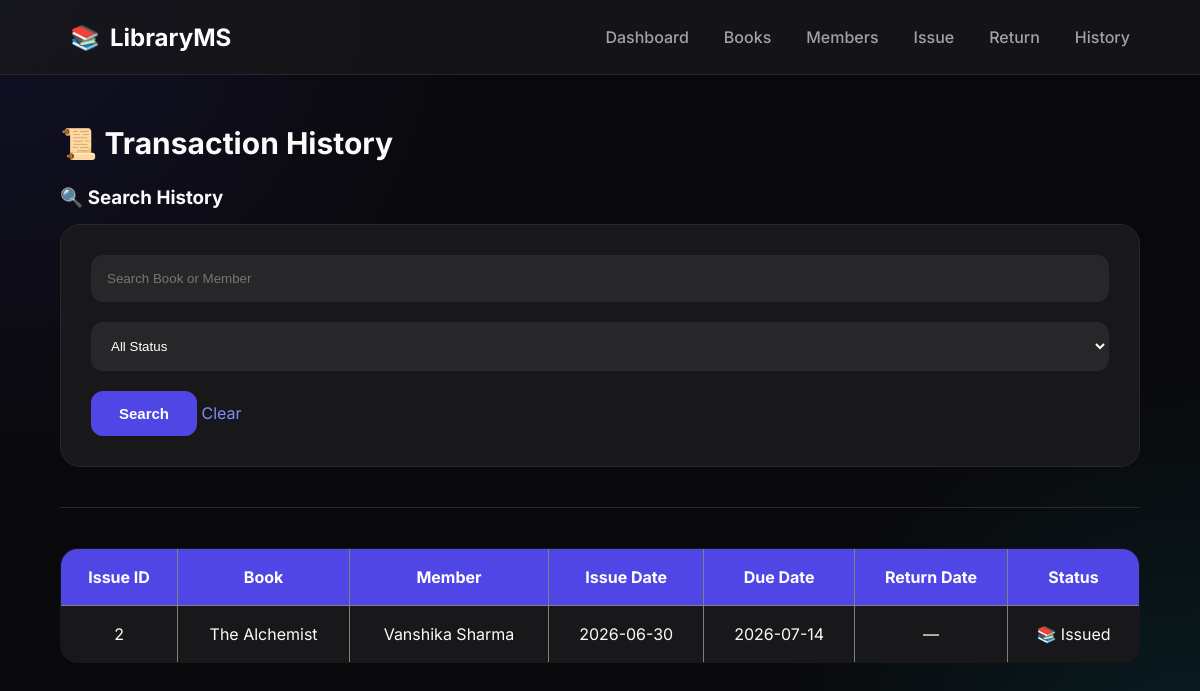
Before: /history with the older database file.
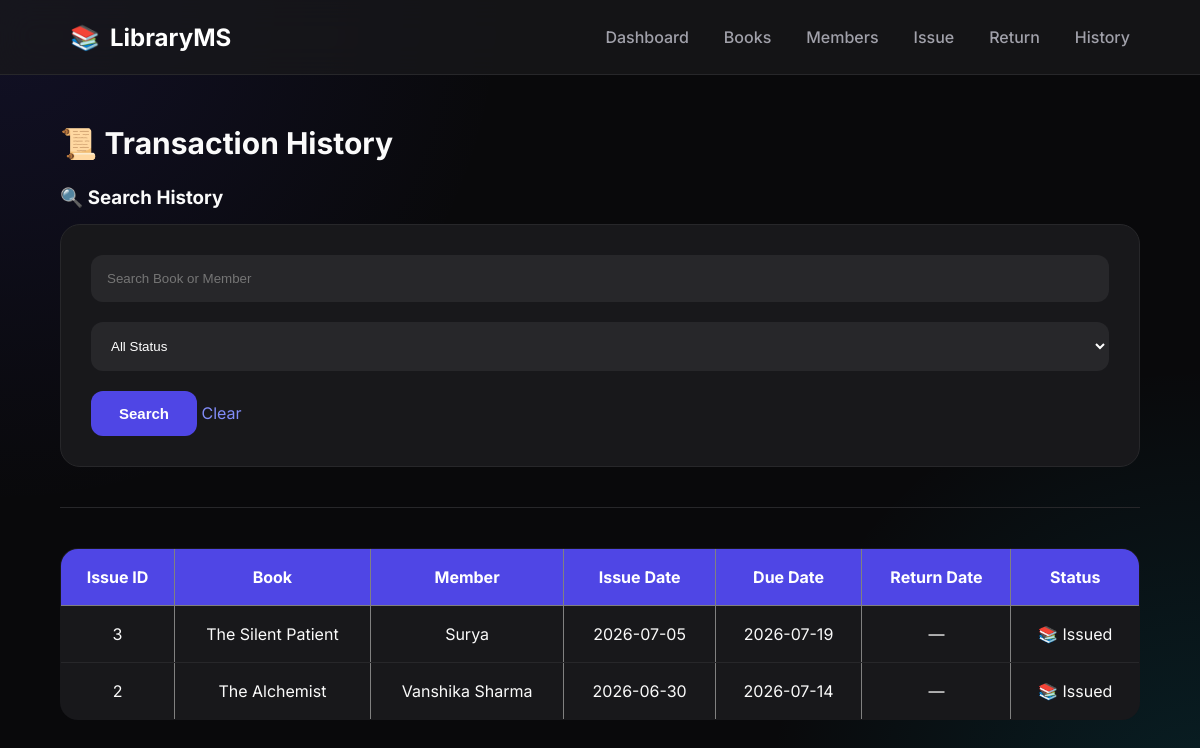
After: the same page with the newer database file.
### tables this page shows
CREATE TABLE issued_books (
        issue_id INTEGER PRIMARY KEY AUTOINCREMENT,
        book_id INTEGER,
        member_id INTEGER,
        issue_date DATE,
        return_date DATE, due_date TEXT,
        FOREIGN KEY(book_id) REFERENCES books(book_id),
        FOREIGN KEY(member_id) REFERENCES members(member_id)
    );

CREATE TABLE books (
        book_id INTEGER PRIMARY KEY AUTOINCREMENT,
        title TEXT NOT NULL,
        author TEXT NOT NULL,
        category TEXT,
        quantity INTEGER 
    );

CREATE TABLE members (
        member_id INTEGER PRIMARY KEY AUTOINCREMENT,
        name TEXT NOT NULL,
        email TEXT,
        phone TEXT
    );

### app.py (the view, shortened to what this page needs)
@app.route("/history")
def history():
    conn = sqlite3.connect("library.db")
    cursor = conn.cursor()
    search = request.args.get("search", "")
    status = request.args.get("status", "")
    query = """
        SELECT
            ib.issue_id,
            b.title,
            m.name,
            ib.issue_date,
            ib.due_date,
            ib.return_date,

            CASE

                WHEN ib.return_date IS NOT NULL
                    THEN 'Returned'

                WHEN DATE('now') > ib.due_date
                    THEN 'Overdue'

                ELSE 'Issued'

            END AS status

        FROM issued_books ib

        JOIN books b
            ON ib.book_id=b.book_id

        JOIN members m
            ON ib.member_id=m.member_id

        WHERE
            (b.title LIKE ? OR m.name LIKE ?)
    """
    params = [
        f"%{search}%",
        f"%{search}%"
    ]
    query += """

    ORDER BY ib.issue_date DESC

    """
    cursor.execute(query, params)
    history = cursor.fetchall()
    conn.close()
    return render_template(
        "history.html",
        history=history,
        search=search,
        status=status
    )

### templates/history.html (shortened to what this page needs)
{% extends "base.html" %}
{% block content %}
<h2>📜 Transaction History</h2>
<h3>🔍 Search History</h3>
<form method="GET">
    <input
        type="text"
        name="search"
        placeholder="Search Book or Member"
        value="{{ search }}">
    <select name="status">
        <option value="">All Status</option>
    </select>
    <button type="submit">
        Search
    </button>
    <a href="/history">
        Clear
    </a>
</form>
<hr>
<table border="1" cellpadding="10">
    <tr>
        <th>Issue ID</th>
        <th>Book</th>
        <th>Member</th>
        <th>Issue Date</th>
        <th>Due Date</th>
        <th>Return Date</th>
        <th>Status</th>
    </tr>
    {% for record in history %}
    <tr>
        <td>{{ record[0] }}</td>
        <td>{{ record[1] }}</td>
        <td>{{ record[2] }}</td>
        <td>{{ record[3] }}</td>
        <td>{{ record[4] }}</td>
        <td>
            {% if record[5] %}
                {{ record[5] }}
            {% else %}
                —
            {% endif %}
        </td>
        <td>
            {% if record[6] == "Returned" %}
                ✅ Returned
            {% elif record[6] == "Overdue" %}
                🔴 Overdue
            {% else %}
                📚 Issued
            {% endif %}
        </td>
    </tr>
    {% endfor %}
</table>
{% endblock %}

Changed rows visible on the page:
added issued_books: issue_id "3", title "The Silent Patient", name "Surya", issue_date "2026-07-05", due_date "2026-07-19"
